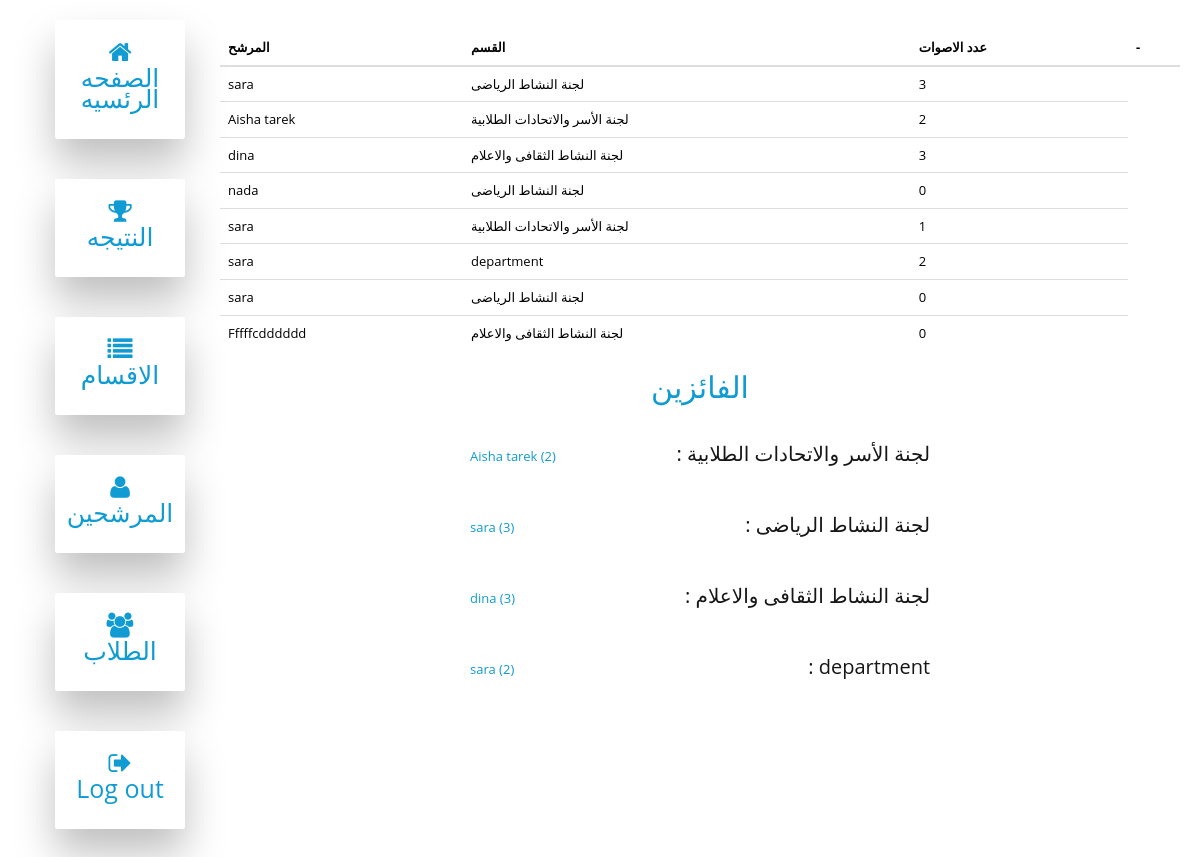
Screenshot of /dashboard/votes/displayVotes.php (signed in) with the database file from the repository.
### tables this page shows
CREATE TABLE `candidates` (
  `id` int(11) NOT NULL,
  `name` varchar(255) NOT NULL,
  `code` int(9) NOT NULL,
  `email` varchar(255) NOT NULL,
  `password` varchar(255) NOT NULL,
  `photo` varchar(255) DEFAULT NULL,
  `department_id` int(11) NOT NULL
);

CREATE TABLE `department` (
  `id` int(11) NOT NULL,
  `title` varchar(255) NOT NULL,
  `description` longtext NOT NULL
);

### dashboard/functions.php (called while the page is built, shortened)
<?php
require('connection.php');
require('departments/departments.php');
require('candidates/candidates.php');
require('votes/votes.php');
$db=new DBController();
$Department=new Department($db);
$Candidates=new Candidates($db);
$Votes=new Votes($db);

### dashboard/candidates/candidates.php (called while the page is built, shortened)
<?php
class Candidates
{
    public $db = null;
    public function __construct(DBController $db)
    {
        $this->db = $db;
    }
    public function getData()
    {
        $result = $this->db->con->query("SELECT * FROM candidates");
        $resultArray = array();
        while ($item = mysqli_fetch_array($result, MYSQLI_ASSOC)) {
            $resultArray[] = $item;
        }
        return $resultArray;
    }
}

### dashboard/connection.php (called while the page is built, shortened)
<?php
class DBController{
  protected  $server = "localhost";
  protected  $user = "root";
  protected  $pass = "";
  protected $database = "studentsunion";
  public function __construct(){
    $this->con = mysqli_connect($this->server, $this->user, $this->pass, $this->database);
  }
}

### dashboard/departments/departments.php (called while the page is built, shortened)
<?php
class Department
{
    public $db = null;
    public function __construct(DBController $db)
    {
        $this->db = $db;
    }
    public function getData()
    {
        $result = $this->db->con->query("SELECT * FROM department");
        $resultArray = array();
        while ($item = mysqli_fetch_array($result, MYSQLI_ASSOC)) {
            $resultArray[] = $item;
        }
        return $resultArray;
    }
}

### dashboard/votes/votes.php (called while the page is built, shortened)
<?php
class Votes
{
    public $db = null;
    public function __construct(DBController $db)
    {
        $this->db = $db;
    }
    public function getVotes($candidate_id = null)
    {
        if (isset($candidate_id)) {
            $result = $this->db->con->query("SELECT * FROM votes WHERE candidate_id={$candidate_id}");
            $resultArray = array();
            while ($item = mysqli_fetch_array($result, MYSQLI_ASSOC)) {
                $resultArray[] = $item;
            }
            return $resultArray;
        }
    }
    public function gettheVotes($candidate_id = null, $department_id = null)
    {
        if (isset($candidate_id)) {
            $result = $this->db->con->query("SELECT * FROM votes WHERE candidate_id={$candidate_id} AND department_id={$department_id}");
            $resultArray = array();
            while ($item = mysqli_fetch_array($result, MYSQLI_ASSOC)) {
                $resultArray[] = $item;
            }
            return $resultArray;
        }
    }
}

### dashboard/votes/displayVotes.php (the view, shortened to what this page needs)
<?php
include('../functions.php');
include("../header.php");
?>
<div class="container-fluid">
    <div class="row">
        <?php
        include("../theSideNav.php");
        ?>
        <div class="col-lg-10 col-md-9 col-sm-12 container-fluid thedetailll">
            <table class="table">
                <thead>
                    <tr>
                        <th scope="col">المرشح</th>
                        <th scope="col">القسم</th>
                        <th scope="col">عدد الاصوات</th>
                        <th>-</th>
                    </tr>
                </thead>
                <tbody>
                    <?php
                    foreach ($Candidates->getData() as $candidate) :
                    ?>
                        <tr>
                            <td><?php echo $candidate["name"] ?></td>
                            <td>
                                <?php
                                foreach ($Department->getData() as $department) {
                                    if ($department['id'] == $candidate['department_id']) {
                                        echo $department['title'];
                                    }
                                }
                                ?>
                            </td>
                            <td>
                                <?php
                                echo count($Votes->getVotes($candidate["id"]))
                                ?>
                            </td>
                        </tr>
                    <?php
                    endforeach;
                    ?>
                </tbody>
            </table>
            <div class="winners">
                <h3>الفائزين</h3>
                <?php
                $i = 0;
                foreach ($Department->getData() as $department) {
                    $i++;
                    foreach ($Candidates->getData() as $candidate) {
                        if ($department['id'] == $candidate['department_id']) {
                            $subTotal[$i][] = count($Votes->gettheVotes($candidate["id"], $department['id']));
                        }
                    }
                ?>
                    <div class="thediv">
                    <p> : <?php echo $department['title']; ?> </p>
                    <span>
                        <?php
                        if (max($subTotal[$i]) == 0) {
                            echo " no votes ";
                        } else {
                            foreach ($Candidates->getData() as $candidate) {
                                if (max($subTotal[$i]) == count($Votes->getVotes($candidate["id"]))&&$candidate['department_id']==$department['id']) {
                                    echo $candidate["name"] ;
                                }
                            }
                            echo " (" . max($subTotal[$i]) . ") ";
                        }
                        ?>
                    </div>
                <?php
                }
                ?>
            </div>
        </div>
    </div>
</div>
<?php
include("../footer.php");
?>

### css/templatemo_style.css (style rules this page uses)
html, button, input, select, textarea { color: #222; }
html, body { font-size: 100%; width: 100%; height: 100%; -webkit-font-smoothing: antialiased; -moz-osx-font-smoothing: grayscale; vertical-align: baseline; }
body { font: 13px/21px "Open Sans", Arial, sans-serif; color: #838383; background-color: white; }
h1, h2, h3, h4, h5, h6 { font-family: "Open Sans", Arial, sans-serif; color: #444444; }
h3 { font-size: 1.8em; }
*, *:before, *:after { -moz-box-sizing: border-box; -webkit-box-sizing: border-box; box-sizing: border-box; }
.thedetailll { padding: 10px; border-radius: 2%; border-bottom: 1px; padding: 10px 20px; margin: 20px 0; }
.table td, .table th { color: black; }
.winners h3 { color: rgb(16,155,211); font-size: 30px; text-align: center; }
.winners .thediv { display: flex; flex-direction: row-reverse; align-items: baseline; justify-content: space-between; padding: 0 250px ; margin-top: 40px; }
.winners .thediv p { color: #161616; font-size: 20px; }
.winners .thediv span { color: rgb(16,155,211); }

### rows the page displays
candidates: name "sara", count($Votes->getVotes($candidate["id"])) "3"
department: title "لجنة النشاط الرياضى", max($subTotal[$i]) "3"
candidates: name "Aisha tarek", count($Votes->getVotes($candidate["id"])) "2"
department: title "لجنة الأسر والاتحادات الطلابية", max($subTotal[$i]) "2"
candidates: name "dina", count($Votes->getVotes($candidate["id"])) "3"
department: title "لجنة النشاط الثقافى والاعلام", max($subTotal[$i]) "3"
candidates: name "nada", count($Votes->getVotes($candidate["id"])) "0"
candidates: name "sara", count($Votes->getVotes($candidate["id"])) "1"
candidates: name "sara", count($Votes->getVotes($candidate["id"])) "2"
department: title "department", max($subTotal[$i]) "2"
candidates: name "sara", count($Votes->getVotes($candidate["id"])) "0"
candidates: name "Fffffcdddddd", count($Votes->getVotes($candidate["id"])) "0"
